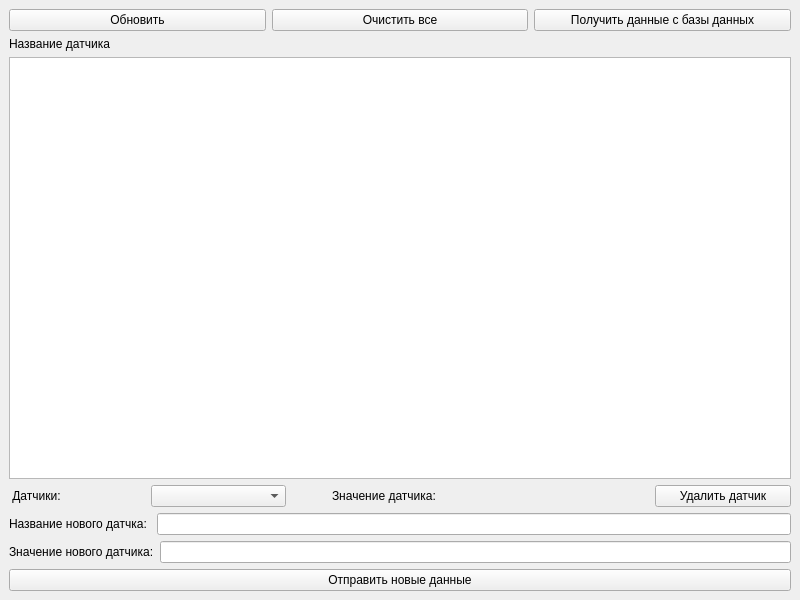
<?xml version="1.0" encoding="UTF-8"?>
<ui version="4.0">
 <class>MainWindow</class>
 <widget class="QMainWindow" name="MainWindow">
  <property name="geometry">
   <rect>
    <x>0</x>
    <y>0</y>
    <width>800</width>
    <height>600</height>
   </rect>
  </property>
  <property name="windowTitle">
   <string>MainWindow</string>
  </property>
  <widget class="QWidget" name="centralwidget">
   <layout class="QVBoxLayout" name="verticalLayout">
    <item>
     <layout class="QHBoxLayout" name="horizontalLayout_2">
      <item>
       <widget class="QPushButton" name="button_refresh">
        <property name="text">
         <string>Обновить</string>
        </property>
       </widget>
      </item>
      <item>
       <widget class="QPushButton" name="button_clear">
        <property name="text">
         <string>Очистить все</string>
        </property>
       </widget>
      </item>
      <item>
       <widget class="QPushButton" name="button_getData">
        <property name="text">
         <string>Получить данные с базы данных</string>
        </property>
       </widget>
      </item>
     </layout>
    </item>
    <item>
     <widget class="QLabel" name="name_label">
      <property name="text">
       <string>Название датчика</string>
      </property>
     </widget>
    </item>
    <item>
     <widget class="QTableView" name="tableView"/>
    </item>
    <item>
     <layout class="QHBoxLayout" name="horizontalLayout_3">
      <item>
       <widget class="QLabel" name="label">
        <property name="text">
         <string> Датчики:</string>
        </property>
       </widget>
      </item>
      <item>
       <widget class="QComboBox" name="comboBox"/>
      </item>
      <item>
       <spacer name="horizontalSpacer">
        <property name="orientation">
         <enum>Qt::Horizontal</enum>
        </property>
        <property name="sizeType">
         <enum>QSizePolicy::Ignored</enum>
        </property>
        <property name="sizeHint" stdset="0">
         <size>
          <width>40</width>
          <height>20</height>
         </size>
        </property>
       </spacer>
      </item>
      <item>
       <widget class="QLabel" name="label_2">
        <property name="text">
         <string>Значение датчика:</string>
        </property>
       </widget>
      </item>
      <item>
       <widget class="QLabel" name="label_sensor_value">
        <property name="text">
         <string/>
        </property>
       </widget>
      </item>
      <item>
       <spacer name="horizontalSpacer_2">
        <property name="orientation">
         <enum>Qt::Horizontal</enum>
        </property>
        <property name="sizeType">
         <enum>QSizePolicy::Ignored</enum>
        </property>
        <property name="sizeHint" stdset="0">
         <size>
          <width>40</width>
          <height>20</height>
         </size>
        </property>
       </spacer>
      </item>
      <item>
       <widget class="QPushButton" name="deleteSensor_button">
        <property name="text">
         <string>Удалить датчик</string>
        </property>
       </widget>
      </item>
     </layout>
    </item>
    <item>
     <layout class="QHBoxLayout" name="horizontalLayout_4">
      <item>
       <widget class="QLabel" name="label_3">
        <property name="text">
         <string>Название нового датчка: </string>
        </property>
       </widget>
      </item>
      <item>
       <widget class="QLineEdit" name="newSensorName_edit"/>
      </item>
     </layout>
    </item>
    <item>
     <layout class="QHBoxLayout" name="horizontalLayout">
      <item>
       <widget class="QLabel" name="label_4">
        <property name="text">
         <string>Значение нового датчика:</string>
        </property>
       </widget>
      </item>
      <item>
       <widget class="QLineEdit" name="newData_edit"/>
      </item>
     </layout>
    </item>
    <item>
     <widget class="QPushButton" name="button_sendNewData">
      <property name="text">
       <string>Отправить новые данные</string>
      </property>
     </widget>
    </item>
   </layout>
  </widget>
 </widget>
 <resources/>
 <connections/>
</ui>
